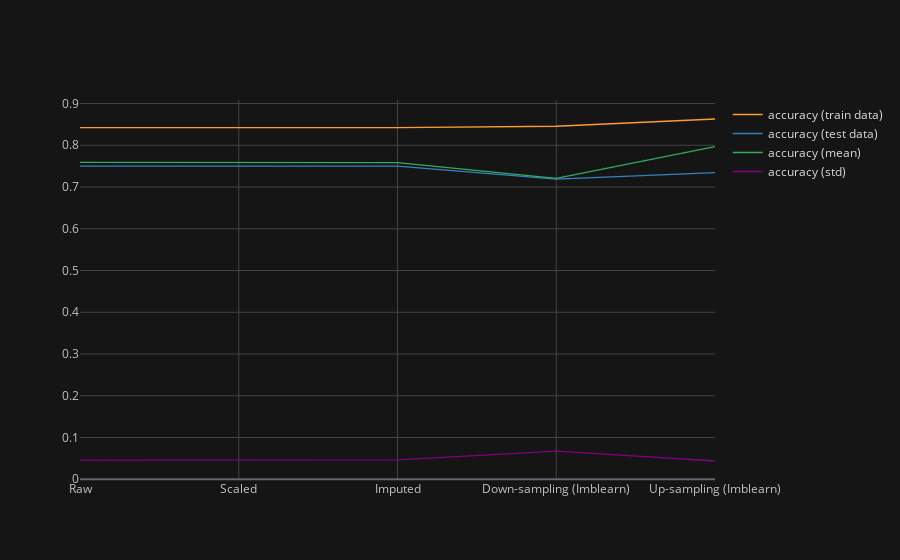

Source (notebook cell):
### Code cell
# Run classifier
from sklearn.ensemble import AdaBoostClassifier

classifier = AdaBoostClassifier()
compare_parameters(classifier)

### Figure 1 — Plotly figure (JSON) as saved in the notebook; plotly's stock layout.template omitted (floating-point values rounded to 4 significant figures)
{"data": [{"line": {"color": "rgba(255, 153, 51, 1.0)", "dash": "solid", "shape": "linear", "width": 1.3}, "mode": "lines", "name": "accuracy (train data)", "text": "", "x": ["Raw", "Scaled", "Imputed", "Down-sampling (Imblearn)", "Up-sampling (Imblearn)"], "y": [0.842, 0.842, 0.842, 0.8456, 0.8629], "type": "scatter"}, {"line": {"color": "rgba(55, 128, 191, 1.0)", "dash": "solid", "shape": "linear", "width": 1.3}, "mode": "lines", "name": "accuracy (test data)", "text": "", "x": ["Raw", "Scaled", "Imputed", "Down-sampling (Imblearn)", "Up-sampling (Imblearn)"], "y": [0.75, 0.75, 0.75, 0.7188, 0.7344], "type": "scatter"}, {"line": {"color": "rgba(50, 171, 96, 1.0)", "dash": "solid", "shape": "linear", "width": 1.3}, "mode": "lines", "name": "accuracy (mean)", "text": "", "x": ["Raw", "Scaled", "Imputed", "Down-sampling (Imblearn)", "Up-sampling (Imblearn)"], "y": [0.7591, 0.7586, 0.7586, 0.7207, 0.7966], "type": "scatter"}, {"line": {"color": "rgba(128, 0, 128, 1.0)", "dash": "solid", "shape": "linear", "width": 1.3}, "mode": "lines", "name": "accuracy (std)", "text": "", "x": ["Raw", "Scaled", "Imputed", "Down-sampling (Imblearn)", "Up-sampling (Imblearn)"], "y": [0.04572, 0.04633, 0.04633, 0.06751, 0.04373], "type": "scatter"}], "layout": {"legend": {"bgcolor": "#151516", "font": {"color": "#D9D9D9"}}, "paper_bgcolor": "#151516", "plot_bgcolor": "#151516", "title": {"font": {"color": "#D9D9D9"}}, "xaxis": {"gridcolor": "#434343", "showgrid": true, "tickfont": {"color": "#C2C2C2"}, "title": {"font": {"color": "#D9D9D9"}, "text": ""}, "zerolinecolor": "#666570"}, "yaxis": {"gridcolor": "#434343", "showgrid": true, "tickfont": {"color": "#C2C2C2"}, "title": {"font": {"color": "#D9D9D9"}, "text": ""}, "zerolinecolor": "#666570"}}}
